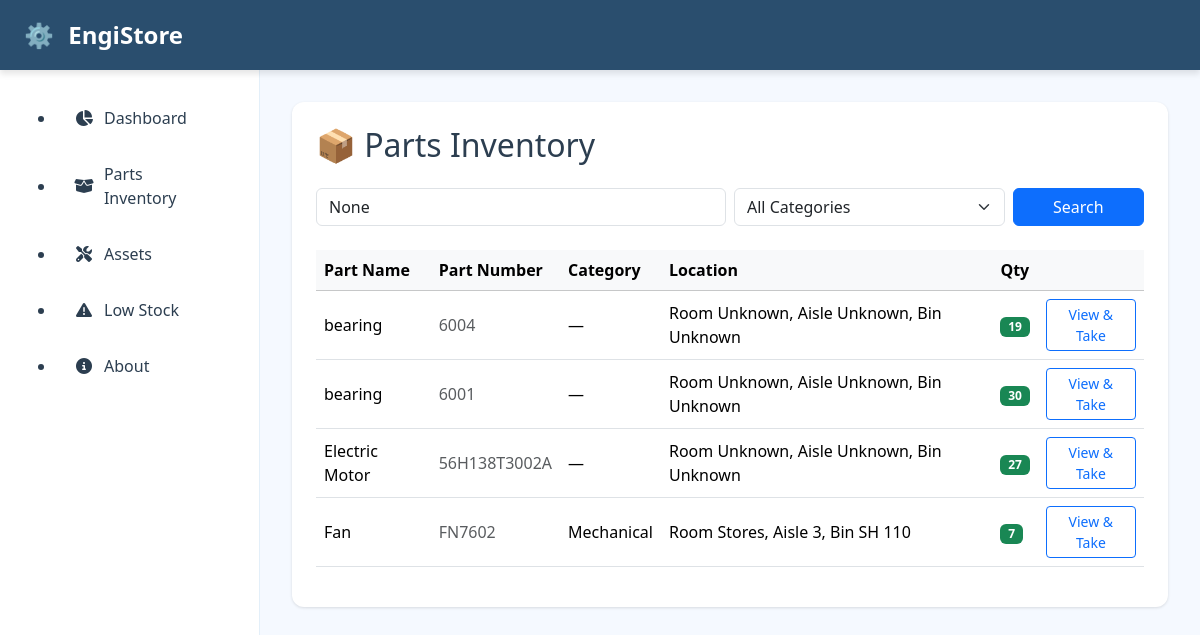
The app's page /inventory/, older data.
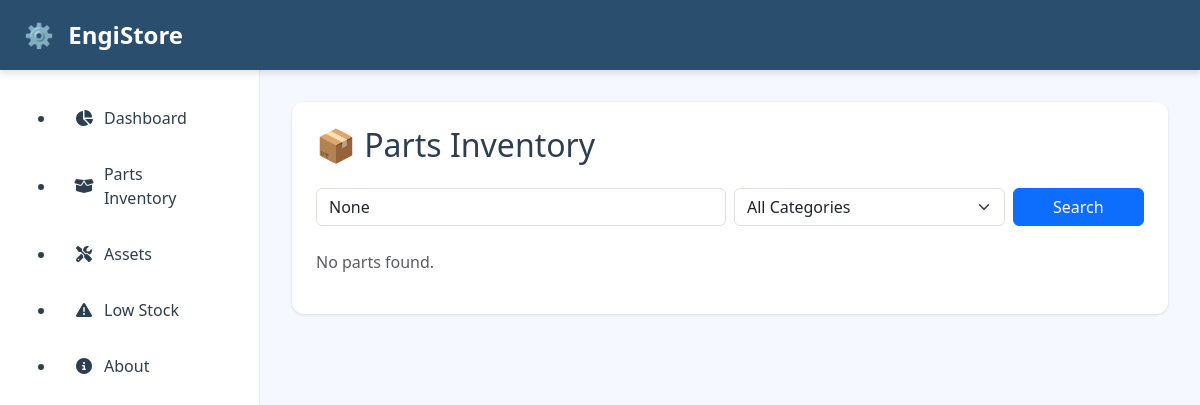
The same page, newer data.
### inventory/models.py (models this page shows, shortened)
class Part(models.Model):
    name = models.CharField(max_length=200)
    part_number = models.CharField(max_length=100, unique=True)
    category = models.ForeignKey(
        Category,
        on_delete=models.SET_NULL,
        null=True,
        blank=True
    )
    description = models.TextField(blank=True)
    room = models.CharField(max_length=50)
    aisle = models.CharField(max_length=50)
    bin_number = models.CharField(max_length=50)
    quantity = models.PositiveIntegerField(default=0)
    reorder_threshold = models.PositiveIntegerField(default=5)
    date_added = models.DateTimeField(auto_now_add=True)

class Category(models.Model):
    name = models.CharField(max_length=100)

### inventory/views.py (the view)
# urls.py: path('', views.part_list, name='part_list'),
def part_list(request):
    query = request.GET.get('q')
    category_id = request.GET.get('category')
    parts = Part.objects.all()
    categories = Category.objects.all()
    if query:
        parts = parts.filter(
            Q(name__icontains=query) |
            Q(part_number__icontains=query)
        )
    if category_id:
        parts = parts.filter(category_id=category_id)
    if request.GET.get('low_stock') == '1':
        parts = parts.filter(quantity__lte=F('reorder_threshold'))
    return render(request, 'inventory/part_list.html', {
        'parts': parts,
        'categories': categories,
        'selected_category': category_id,
        'query': query,
    })

### engistore/context_processors.py (called while the page is built)
def global_debug(request):
    return {
        'debug': settings.DEBUG,
    }

### templates/inventory/part_list.html (shortened to what this page needs)
{% extends 'base.html' %}
{% load static %}
{% block content %}
<h2 class="mb-4">📦 Parts Inventory</h2>
<form method="get" class="row g-2 mb-4">
  <div class="col-md-6">
    <input type="text" name="q" class="form-control"
           placeholder="Search parts..." value="{{ query }}">
  </div>
  <div class="col-md-4">
    <select name="category" class="form-select">
      <option value="">All Categories</option>
    </select>
  </div>
  <div class="col-md-2">
    <button type="submit" class="btn btn-primary w-100">
      Search
    </button>
  </div>
</form>
{% if parts %}
  <div class="table-responsive">
    <table class="table table-hover align-middle">
      <thead class="table-light">
        <tr>
          <th>Part Name</th>
          <th>Part Number</th>
          <th>Category</th>
          <th>Location</th>
          <th>Qty</th>
          <th></th>
        </tr>
      </thead>
      <tbody>
        {% for part in parts %}
        <tr>
          <td>{{ part.name }}</td>
          <td class="text-muted">{{ part.part_number }}</td>
          <td>{{ part.category.name|default:"—" }}</td>
          <td>
            Room {{ part.room }},
            Aisle {{ part.aisle }},
            Bin {{ part.bin_number }}
          </td>
          <td>
            {% if part.quantity <= part.reorder_threshold %}
              <span class="badge bg-danger">{{ part.quantity }}</span>
            {% else %}
              <span class="badge bg-success">{{ part.quantity }}</span>
            {% endif %}
          </td>
          <td class="text-end">
            <a href="{{ part.id }}/" class="btn btn-sm btn-outline-primary">
              View & Take
            </a>
          </td>
        </tr>
        {% endfor %}
      </tbody>
    </table>
  </div>
{% else %}
  <p class="text-muted">No parts found.</p>
{% endif %}
{% endblock %}

Row changes from the older to the newer data that the page shows:
removed Part: name "bearing", part_number "6004", category.name "—", room "Unknown", aisle "Unknown", bin_number "Unknown", quantity "19"
removed Part: name "bearing", part_number "6001", category.name "—", room "Unknown", aisle "Unknown", bin_number "Unknown", quantity "30"
removed Part: name "Electric Motor", part_number "56H138T3002A", category.name "—", room "Unknown", aisle "Unknown", bin_number "Unknown", quantity "27"
removed Part: name "Fan", part_number "FN7602", category.name "Mechanical", room "Stores", aisle "3", bin_number "SH 110", quantity "7"
Text that changed along with them:
text no longer shown: "Part Name Part Number Category Location Qty"
text now shown: "No parts found."
